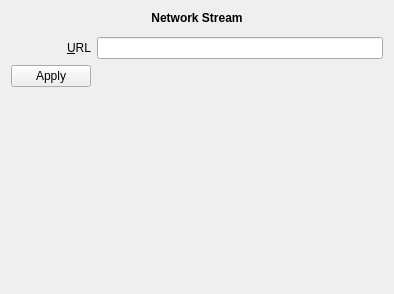
<?xml version="1.0" encoding="UTF-8"?>
<ui version="4.0">
 <class>NetworkProducerWidget</class>
 <widget class="QWidget" name="NetworkProducerWidget">
  <property name="geometry">
   <rect>
    <x>0</x>
    <y>0</y>
    <width>394</width>
    <height>294</height>
   </rect>
  </property>
  <property name="windowTitle">
   <string>Form</string>
  </property>
  <property name="whatsThis">
   <string notr="true">https://forum.bossa.org/t/open-other-network/12936/1</string>
  </property>
  <layout class="QVBoxLayout" name="verticalLayout">
   <item>
    <widget class="QLabel" name="label_2">
     <property name="font">
      <font>
       <bold>true</bold>
      </font>
     </property>
     <property name="text">
      <string>Network Stream</string>
     </property>
     <property name="alignment">
      <set>Qt::AlignmentFlag::AlignCenter</set>
     </property>
    </widget>
   </item>
   <item>
    <widget class="ServicePresetWidget" name="preset" native="true"/>
   </item>
   <item>
    <layout class="QGridLayout" name="gridLayout">
     <item row="0" column="0">
      <widget class="QLabel" name="label_6">
       <property name="text">
        <string>&amp;URL</string>
       </property>
       <property name="alignment">
        <set>Qt::AlignmentFlag::AlignRight|Qt::AlignmentFlag::AlignTrailing|Qt::AlignmentFlag::AlignVCenter</set>
       </property>
       <property name="buddy">
        <cstring>urlLineEdit</cstring>
       </property>
      </widget>
     </item>
     <item row="0" column="2">
      <widget class="QLineEdit" name="urlLineEdit"/>
     </item>
     <item row="1" column="0">
      <widget class="QPushButton" name="applyButton">
       <property name="text">
        <string>Apply</string>
       </property>
      </widget>
     </item>
    </layout>
   </item>
   <item>
    <spacer name="verticalSpacer_2">
     <property name="orientation">
      <enum>Qt::Orientation::Vertical</enum>
     </property>
     <property name="sizeHint" stdset="0">
      <size>
       <width>20</width>
       <height>263</height>
      </size>
     </property>
    </spacer>
   </item>
  </layout>
 </widget>
 <customwidgets>
  <customwidget>
   <class>ServicePresetWidget</class>
   <extends>QWidget</extends>
   <header>widgets/servicepresetwidget.h</header>
   <container>1</container>
  </customwidget>
 </customwidgets>
 <resources/>
 <connections/>
</ui>
